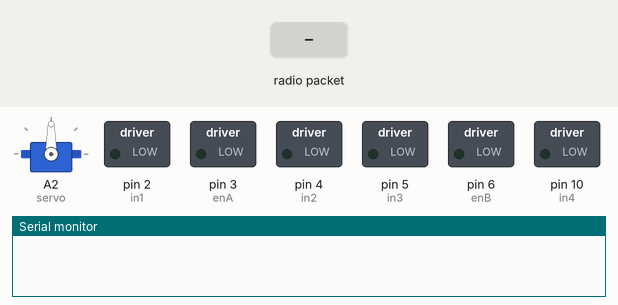
A sketch run on a simulated Arduino Uno, built with avr-gcc and run on an emulated ATmega328P. Shown: servo, switched loads named in the sketch (green lamp = pin HIGH), the last lines printed to the serial monitor. The test bench sets the inputs (shaded band). No radio packets arrive unless stated.

Above: at 2.2 s.
2.3 s: radio packet "1" arrives
At 3.1 s:
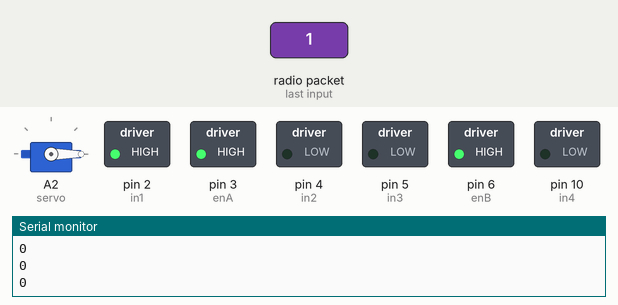
Timing chart, 0 to 5.3 s (numbered marks = the images above; inputs shaded):
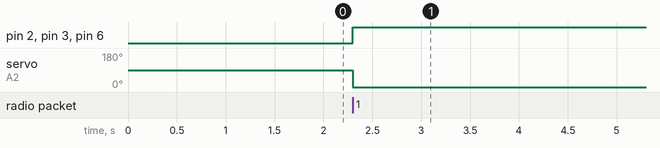

Measured:
- after the input at 2.3 s, pin 2 (in1), pin 3 (enA), pin 6 (enB): LOW → HIGH at once; servo on A2 (servo): 90° → 0° at once

The sketch:

CAR_SteeringDONE_AccelerationWIP.ino
```cpp
#include <RF24.h>
#include <SPI.h>
#include <Servo.h>

RF24 myRadio (7, 8);
byte addresses [][6] = {"0"};

// Create servo object to control a servo
Servo servo;
int pos = 0;

//motor
int in1 = 2;
int in2 = 4;
int enA = 3;

int in3 = 5;
int in4 = 10;
int enB = 6;

//data package receive
struct package
{
  int id=1;
  int steer = A0;
  int acceleration = A2;
  int reverse = A4;
  int servoAngle;
};

typedef struct package Package;
Package data;


void setup()
{
  Serial.begin(9600);
  delay(1000);

  // Attach the servo object to the servo Pin
  servo.attach(A2);

  //motor setup
  pinMode(enA, OUTPUT);
  pinMode(in1, OUTPUT);
  pinMode(in2, OUTPUT);

  pinMode(enB, OUTPUT);
  pinMode(in3, OUTPUT);
  pinMode(in4, OUTPUT);

  myRadio.begin();
  myRadio.setChannel(115);
  myRadio.setPALevel(RF24_PA_MAX);
  myRadio.setDataRate( RF24_250KBPS );
  myRadio.openReadingPipe(1,  addresses[0]);
  myRadio.startListening();

}

void loop()
{
  if ( myRadio.available())
  {
    while (myRadio.available())
    {
      myRadio.read( &data, sizeof(data) );

      // set the angle on the Servo
      servo.write(data.servoAngle);

      // set motor speed and direction
      if ( data.acceleration <= 500 )
        {
        digitalWrite(in1, HIGH);
        }
        else
          {
          digitalWrite(in1, LOW);
          }
      digitalWrite(in2, LOW);
      digitalWrite(in3, LOW);
      digitalWrite(in4, LOW);
      digitalWrite(enA, 10);
      digitalWrite(enB, 10);
    }

  Serial.print("\nPackage:");
  Serial.print(data.id);
  Serial.print("\n");
  Serial.println(data.acceleration);
  Serial.println(data.reverse);
  Serial.println(data.servoAngle);

  }
}
```
